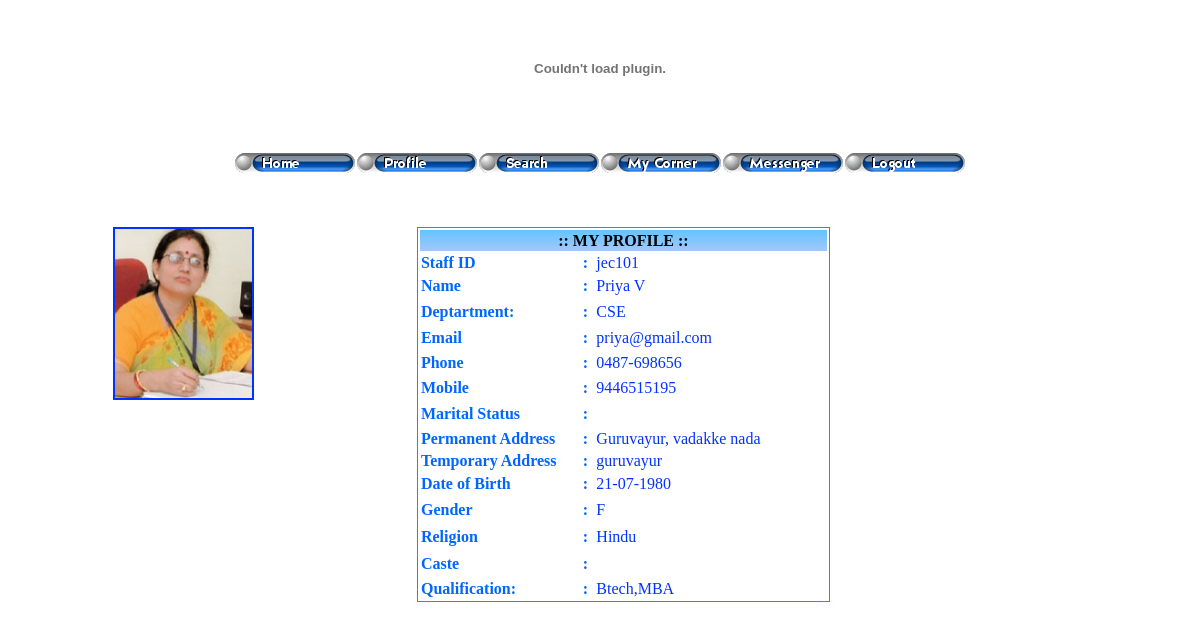
The app's page /view_hod_profile.php (signed in) with its own data.
### tables this page shows
CREATE TABLE IF NOT EXISTS `staff` (
  `staffid` varchar(15) NOT NULL,
  `password` varchar(100) NOT NULL,
  `name` varchar(50) NOT NULL,
  `email` varchar(50) NOT NULL,
  `phone` varchar(15) NOT NULL,
  `mobile` varchar(15) NOT NULL,
  `maritalStatus` char(1) NOT NULL,
  `paddress` varchar(1000) NOT NULL,
  `taddress` varchar(1000) NOT NULL,
  `dob` date NOT NULL,
  `gender` char(1) NOT NULL,
  `religion` varchar(30) NOT NULL,
  `caste` varchar(30) NOT NULL,
  `dept` varchar(5) NOT NULL,
  `qualification` varchar(500) NOT NULL,
  `designation` varchar(30) NOT NULL,
  `photo` varchar(50) NOT NULL,
  PRIMARY KEY (`staffid`)
);

### view_hod_profile.php (the view, shortened to what this page needs)
<!DOCTYPE HTML PUBLIC "-//W3C//DTD HTML 4.01 Transitional//EN" "http://www.w3.org/TR/html4/loose.dtd">
<html>
<head>
</head>
<body>
<?php
$dept=$_POST['dept'];
$religion=$_POST['religion'];
$name=$_POST['name'];
$email=$_POST['email'];
$phone=$_POST['phone'];
$paddress=$_POST['paddress'];
$taddress=$_POST['taddress'];
$mobile=$_POST['mobile'];
$dob=$_POST['year']."-".$_POST['month']."-".$_POST['date'];
$gender=$_POST['gender'];
$qualification=$_POST['qualification'];
?>
<?php
$staffid=$_COOKIE['user'];
if($religion==NULL){
$con = mysql_connect("localhost","root","");
		if (!$con)
  		{
  			die('Could not connect: ' . mysql_error());
  		}
		else
		{
			$result = mysql_query("SELECT * FROM staff WHERE staffid='$staffid'");
			$row = mysql_fetch_array($result);
  				$name=$row['name'];
  				$email=$row['email'];
  				$phone=$row['phone'];
 				 $mobile=$row['mobile'];
				$marital_status=$row['marital_status'];
				 $paddress=$row['paddress'];
				 $taddress=$row['taddress'];
				 $gender=$row['gender'];
					$dob=$row['dob'];
				 $dept=$row['dept'];
 			     $qualification=$row['qualification'];
				 $religion=$row['religion'];
				 $caste=$row['caste'];
$photo=$row['photo'];
 $src="upload/".$photo;
  			}
			}
?>
<p>&nbsp;</p>
<table width="980" border="0" align="center">
  <tr>
    <td width="31%" height="403" valign="top"><p class="princprof3"><img src="<?php echo $src; ?>" alt="" name="photo" width="137" height="169" border="2" class="style6"></p>
        <p class="princprof3">&nbsp;</p>
        <p class="princprof3">&nbsp;</p>
        <p class="princprof3">&nbsp;</p>
        <p class="princprof3">&nbsp;</p>
        <p class="princprof3">&nbsp;</p>    </td>
    <td width="69%" valign="top">
      <table width="200" border="0" align="left" cellpadding="1" cellspacing="1" bgcolor="#0099FF">
        <tr>
          <td bgcolor="#FFFFFF"><table width="409" border="0" align="center" cellspacing="1">
            <tr>
              <td height="21" colspan="3" class="style6" background="title.jpg"><div align="center" class="princprof3 style8">:: MY PROFILE :: </div></td>
              </tr>
            <tr>
              <td width="139" height="21" class="style6"><div align="right" class="editstaf2 style1 style3 style7">
                  <div align="left"><span class="style4">Staff ID </span></div>
              </div></td>
              <td width="9" class="style6"><span class="style4 style1"><strong>:</strong></span></td>
              <td width="201" class="box">
                <div align="left" class="light"><?php echo $staffid; ?></div></td>
            </tr>
            <tr>
              <td height="24" class="style6"><div align="right" class="princprof4">
                  <div align="left" class="editstaff1 princprof2">Name</div>
              </div></td>
              <td class="style6"><span class="style4 style1"><strong>:</strong></span></td>
              <td class="box">
                <div align="left" class="light"> <?php echo $name; ?></div></td>
            </tr>
            <tr>
              <td height="26" class="style6"><div align="right" class="princprof4">
                  <div align="left"><span class="style4">Deptartment:</span></div>
              </div></td>
              <td class="princprof4">:</td>
              <td class="box">
                <div align="left" class="light"> <?php echo $dept; ?></div></td>
            </tr>
            <tr>
              <td height="24" class="style6"><div align="right" class="princprof4">
                  <div align="left"><span class="style4">Email</span></div>
              </div></td>
              <td class="princprof4">:</td>
              <td class="box">
                <div align="left" class="light"> <?php echo $email; ?></div></td>
            </tr>
            <tr>
              <td height="24" class="style6"><div align="right" class="princprof4">
                  <div align="left"><span class="style4">Phone</span></div>
              </div></td>
              <td class="princprof4">:</td>
              <td class="box">
                <div align="left" class="light"> <?php echo $phone; ?></div></td>
            </tr>
            <tr>
              <td height="24" class="style6"><div align="right" class="princprof4">
                  <div align="left"><span class="style4">Mobile</span></div>
              </div></td>
              <td class="princprof4">:</td>
              <td class="box">
                <div align="left" class="light"> <?php echo $mobile; ?></div></td>
            </tr>
            <tr>
              <td height="26" class="style6"><div align="right" class="princprof4">
                  <div align="left"><span class="style4">Marital Status</span></div>
              </div></td>
              <td class="princprof4">:</td>
              <td class="box">
                <div align="left" class="light"> <?php echo $marital_status; ?></div></td>
            </tr>
            <tr>
              <td height="21" class="style6"><div align="right" class="princprof4">
                  <div align="left"><span class="style4">Permanent Address</span></div>
              </div></td>
              <td class="princprof4">:</td>
              <td class="box">
                <div align="left" class="light"> <?php echo $paddress; ?></div></td>
            </tr>
            <tr>
              <td height="21" class="style6"><div align="right" class="princprof4">
                  <div align="left"><span class="style4">Temporary Address</span></div>
              </div></td>
              <td class="princprof4">:</td>
              <td class="box">
                <div align="left" class="light"> <?php echo $taddress; ?></div></td>
            </tr>
            <tr>
              <td height="24" class="style6"><div align="right" class="princprof4">
                  <div align="left"><span class="style4">Date of Birth</span></div>
              </div></td>
              <td class="princprof4">:</td>
              <td class="box">
                <div align="left" class="light">
                  <?php $date=substr($dob,8,2); $month=substr($dob,5,2); $year=substr($dob,0,4); echo $date."-".$month."-".$year; ?>
              </div></td>
            </tr>
            <tr>
              <td height="26" class="style6"><div align="right" class="princprof4">
                  <div align="left"><span class="style4">Gender</span></div>
              </div></td>
              <td class="princprof4">:</td>
              <td class="box">
                <div align="left" class="light"> <?php echo $gender; ?></div></td>
            </tr>
            <tr>
              <td height="26" class="style6"><div align="right" class="princprof4">
                  <div align="left">Religion</div>
              </div></td>
              <td class="princprof4">:</td>
              <td class="box">
                <div align="left" class="light"> <?php echo $religion; ?></div></td>
            </tr>
            <tr>
              <td height="26" class="style6"><div align="right" class="princprof4">
                  <div align="left">Caste</div>
              </div></td>
              <td class="princprof4">:</td>
              <td class="box">
                <div align="left" class="light"> <?php echo $caste; ?></div></td>
            </tr>
            <tr>
              <td height="21" class="style6 style1"><div align="left" class="princprof4">Qualification:</div></td>
              <td class="princprof4">:</td>
              <td class="box">
                <div align="left" class="light"> <?php echo $qualification; ?></div></td>
            </tr>
          </table></td>
        </tr>
    </table></td>
  </tr>
</table>
</body>
</html>

### box.css (style rules this page uses)
.box { color: #0000CC; }

### view_hod_profile.php (style rules this page uses)
.editstaff1 { color: #0033FF; font-size: 16px; }
.editstaf2 { color: #00CC33 }
.style1 { color: #0066FF }
.style3 { color: #0066FF; font-weight: normal; }
.style6 { color: #0033FF }
.style7 { font-weight: bold }
.light { font-size: 16px; color: #0033FF; }
.princprof2 { color: #0066FF }
.princprof3 { font-weight: bold }
.princprof4 { color: #0066FF; font-weight: bold; }
.style8 { color: #000000 }
body { margin-bottom: 0px; }

### records on screen
staff: photo (picture), name "Priya V", dept "CSE", email "priya@gmail.com", phone "0487-698656", mobile "9446515195", paddress "Guruvayur, vadakke nada", taddress "guruvayur", dob "21", dob "07", dob "1980", gender "F", religion "Hindu", qualification "Btech,MBA"

### other values on screen
$staffid "jec101"
